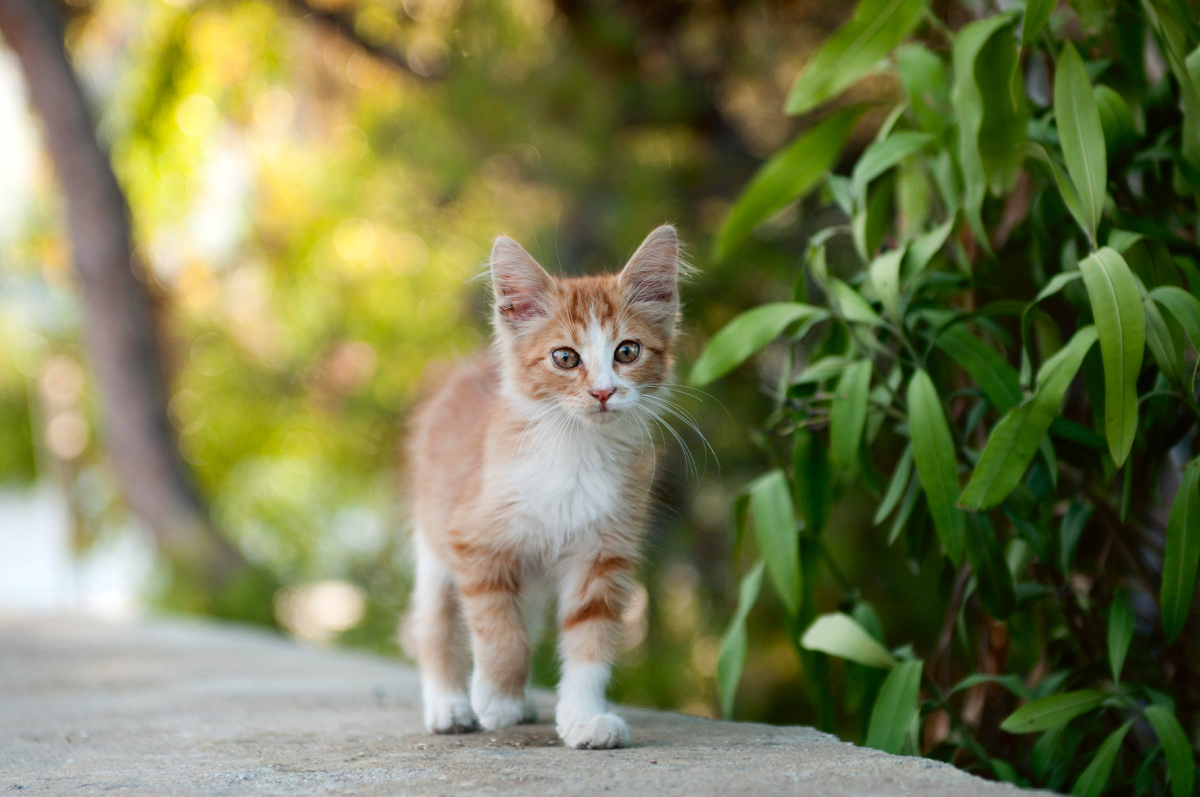
#> input picture cat.jpg, 2400 x 1593 px (shown at 1/2 size)
$ python -i defense.py   (imports and definitions only)   (older library calls are emulated)
#> lines starting #> are read from the running program, lines starting #| are printed output that depends on the picture
#> further down, picture is the input picture: shape (1593, 2400, 3); mean B, G, R 79.6, 123.5, 118.9
import numpy as np
import math
from scipy.fftpack import dct, idct, rfft, irfft
from skimage.transform import rescale, resize
import cv2
import random
import albumentations
import PIL
import PIL.Image
from io import BytesIO

""""
PRO-TAT*: By adding randomness to the coefficients, integratS three basic affine transformations
, namely translation, scaling, and rotation, into one procedure.
*not published yet
T: translation limit
S: scaling limit
R: rotation limit
"""
# [66 lines left out: functions padding, cropping, shifting, defend_PROTAT, not called in this run]


"""
RDG: Random distortion over grids.
Qiu, Han, et al. "Mitigating Advanced Adversarial Attacks with More Advanced Gradient Obfuscation Techniques." arXiv preprint arXiv:2005.13712 (2020).

num_steps: number of grids
distort_limit: distortion limit
"""
# [44 lines left out: function defend_RDG, not called in this run]

"""
CROP*: Random sized cropping

minlimit: the maximum scale that the img will remain
w2h: aspect ratio of crop.
*not published yet
"""
# [25 lines left out: functions get_random_crop_coords, random_crop, defend_CROP, not called in this run]


"""
RAND*: Random padding
*not published yet

scalimit: the maximum scale
"""
# [13 lines left out: function defend_RAND, not called in this run]

"""
FD: Feature Distillation
Liu, Zihao, et al. "Feature distillation: Dnn-oriented jpeg compression against adversarial examples." 2019 IEEE/CVF Conference on Computer Vision and Pattern Recognition (CVPR). IEEE, 2019.
"""
T = np.array([
        [0.3536, 0.3536, 0.3536, 0.3536, 0.3536, 0.3536, 0.3536, 0.3536],
        [0.4904, 0.4157, 0.2778, 0.0975, -0.0975, -0.2778, -0.4157, -0.4904],
        [0.4619, 0.1913, -0.1913, -0.4619, -0.4619, -0.1913, 0.1913, 0.4619],
        [0.4157, -0.0975, -0.4904, -0.2778, 0.2778, 0.4904, 0.0975, -0.4157],
        [0.3536, -0.3536, -0.3536, 0.3536, 0.3536, -0.3536, -0.3536, 0.3536],
        [0.2778, -0.4904, 0.0975, 0.4157, -0.4157, -0.0975, 0.4904, -0.2778],
        [0.1913, -0.4619, 0.4619, -0.1913, -0.1913, 0.4619, -0.4619, 0.1913],
        [0.0975, -0.2778, 0.4157, -0.4904, 0.4904, -0.4157, 0.2778, -0.0975]
    ])
num = 8
q_table = np.ones((num,num))*30
q_table[0:4,0:4] = 25
def dct2 (block):
    return dct(dct(block.T, norm = 'ortho').T, norm = 'ortho')
def idct2(block):
    return idct(idct(block.T, norm = 'ortho').T, norm = 'ortho')
def rfft2 (block):
    return rfft(rfft(block.T).T)
def irfft2(block):
    return irfft(irfft(block.T).T)
def FD_fuction_sig(img):
    output = []
    input_matrix = img * 255
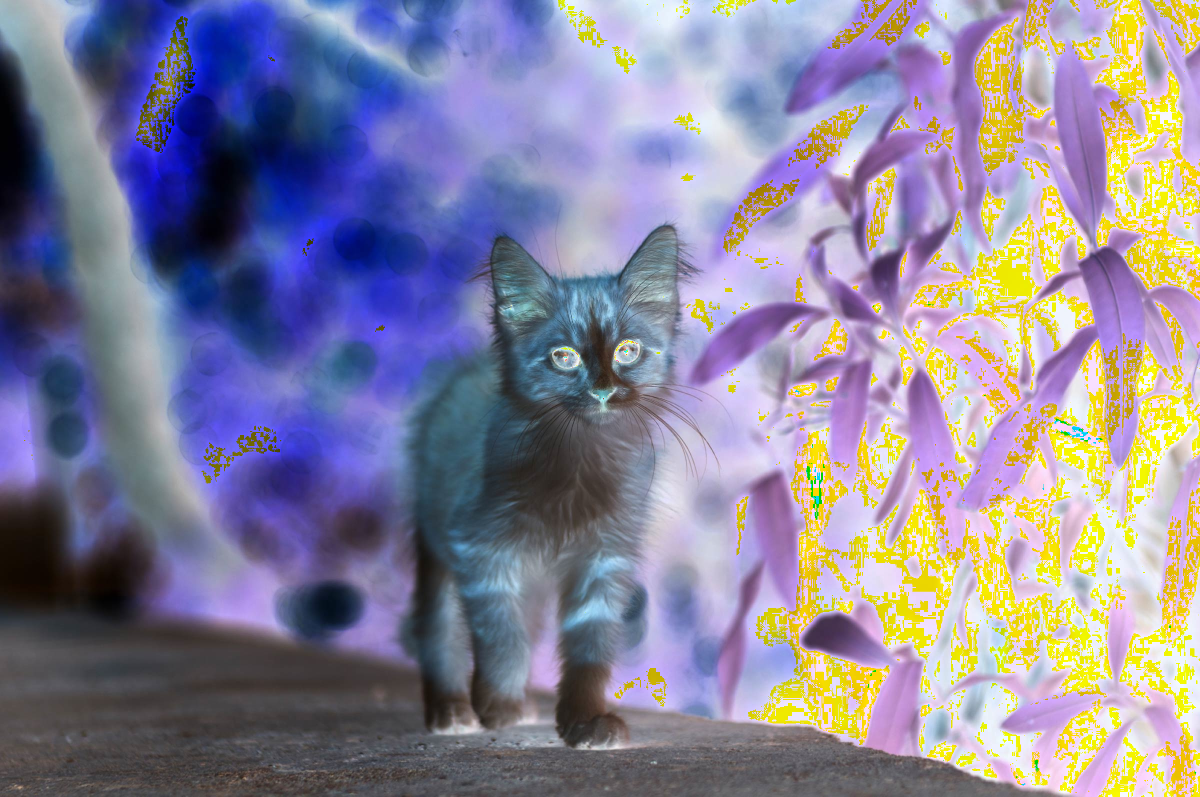
#> input_matrix: shape (1593, 2400, 3) (shown at 1/2 size); mean B, G, R 154.2, 132.5, 136.9

    h = input_matrix.shape[0]
#> h = 1593
    w = input_matrix.shape[1]
#> w = 2400
    c = input_matrix.shape[2]
#> c = 3
    horizontal_blocks_num = w / num
#> horizontal_blocks_num = 300
    output2 = np.zeros((c, h, w))
    vertical_blocks_num = h / num
#> vertical_blocks_num = 199.1

    c_block = np.split(input_matrix, c, axis=2)
#> c_block = 3 items
    j = 0
    for ch_block in c_block:
        vertical_blocks = np.split(ch_block, vertical_blocks_num, axis=0)
        k = 0
        for block_ver in vertical_blocks:
            hor_blocks = np.split(block_ver, horizontal_blocks_num, axis=1)
            m = 0
            for block in hor_blocks:
                block = np.reshape(block, (num, num))
                block = dct2(block)
                # quantization
                table_quantized = np.matrix.round(np.divide(block, q_table))
                table_quantized = np.squeeze(np.asarray(table_quantized))
                # de-quantization
                table_unquantized = table_quantized * q_table
                IDCT_table = idct2(table_unquantized)
                if m == 0:
                    output = IDCT_table
                else:
                    output = np.concatenate((output, IDCT_table), axis=1)
                m = m + 1
            if k == 0:
                output1 = output
            else:
                output1 = np.concatenate((output1, output), axis=0)
            k = k + 1
        output2[j] = output1
        j = j + 1
#> this loop made 1 pass
#> after the loop, j = 0

    output2 = np.transpose(output2, (1, 0, 2))
    output2 = np.transpose(output2, (0, 2, 1))
    output2 = output2 / 255
    output2 = np.clip(np.float32(output2), 0.0, 1.0)
    return output2
# [14 lines left out: functions padresult_sig, cropresult_sig, defend_FD, not called in this run]


"""
SHIELD: with randomized jpeg compression adopted for each blocks
Das, Nilaksh, et al. "Shield: Fast, practical defense and vaccination for deep learning using jpeg compression." Proceedings of the 24th ACM SIGKDD International Conference on Knowledge Discovery & Data Mining. 2018.
"""
# [54 lines left out: functions nearest_neighbour_scaling, jpeg, defend_SHIELD, not called in this run]


"""
BdR: Bit-depth Reduction
Xu, Weilin, David Evans, and Yanjun Qi. "Feature squeezing: Detecting adversarial examples in deep neural networks." arXiv preprint arXiv:1704.01155 (2017).
"""
# [6 lines left out: function defend_BdR, not called in this run]


"""
ET: Elastic Transformation
Simard, Patrice Y., David Steinkraus, and John C. Platt. "Best practices for convolutional neural networks applied to visual document analysis." Icdar. Vol. 3. No. 2003. 2003.
alpha:60
sigma:10
aaf: 20
"""
# [5 lines left out: function defend_ET, not called in this run]


"""
MB*: Motion Blur, apply motion blur to the input image using a random-sized kernel (simulates motion blur)
*not published yet
"""
# [5 lines left out: function defend_MB, not called in this run]


"""
GB: Glass Blur, apply Glass blur/noise to the input image
Hendrycks, Dan, and Thomas Dietterich. "Benchmarking neural network robustness to common corruptions and perturbations." arXiv preprint arXiv:1903.12261 (2019).
"""
# [5 lines left out: function defend_GB, not called in this run]


"""
JPEG*: Randomized JPEG
*not published
"""
# [5 lines left out: function defend_JPEG, not called in this run]


"""
WebP: Randomized WebP compression
http://developers.google.com/speed/webp/docs/compression
"""
# [5 lines left out: function defend_WebP, not called in this run]


"""
CD: Coarse Dropout, box dropout, dropout boxes cut from the original image
DeVries, Terrance, and Graham W. Taylor. "Improved regularization of convolutional neural networks with cutout." arXiv preprint arXiv:1708.04552 (2017).
"""
# [5 lines left out: function defend_CD, not called in this run]


"""
GN*: randomly adding gaussian noise
*not published yet
"""
# [5 lines left out: function defend_GN, not called in this run]


"""
PD: pixel deflection
Prakash, Aaditya, et al. "Deflecting adversarial attacks with pixel deflection." Proceedings of the IEEE conference on computer vision and pattern recognition. 2018.
"""
# [15 lines left out: function defend_PD, not called in this run]

>>> import cv2
>>> picture = cv2.imread('cat.jpg')
#> (the run stopped early here; a loop or call above may not have finished)
